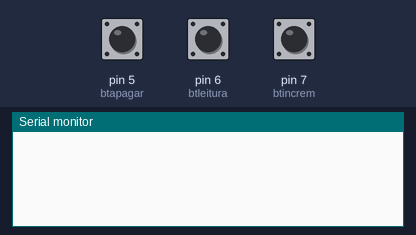
The sketch below on a simulated Arduino Uno, built with avr-gcc and run on an emulated ATmega328P. Shown: the last lines printed to the serial monitor. The test bench sets the inputs (shaded band); at power-on: pin 5 (btapagar) HIGH, pin 6 (btleitura) HIGH, pin 7 (btincrem) HIGH. EEPROM starts erased.

Above: at 2.2 s.
2.3 s: pin 5 (btapagar) pulled LOW for 0.15 s
At 2.9 s:
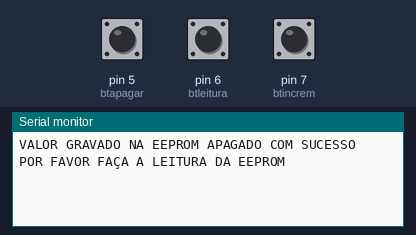
4.0 s: pin 6 (btleitura) pulled LOW for 0.15 s
At 4.9 s:
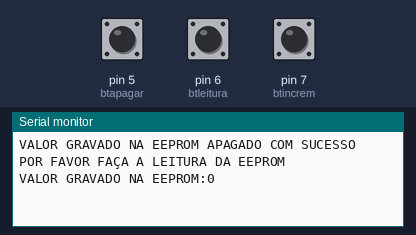
5.7 s: pin 7 (btincrem) pulled LOW for 0.15 s
At 7.1 s:
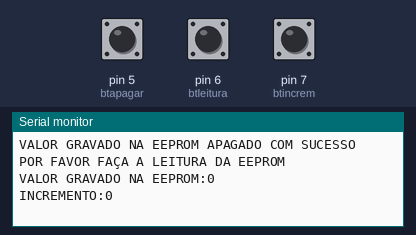
7.4 s: pin 6 (btleitura) pulled LOW for 1 s
At 9.6 s:
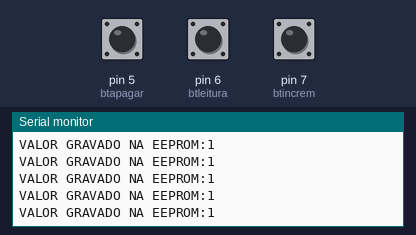
9.9 s: pin 7 (btincrem) pulled LOW for 1 s
At 11.2 s:
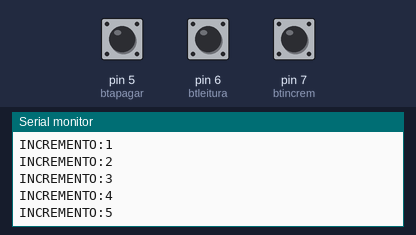
Timing chart, 0 to 12.9 s (numbered marks = the images above; inputs shaded):
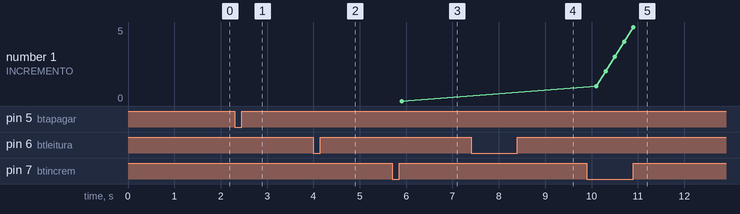

The sketch:

EEPROM_DEMO_FUNCIONAL.ino
```cpp
#include <EEPROM.h>


#define btincrem 7
#define btleitura 6
#define btapagar 5

int addr=0;


void setup() {
  // put your setup code here, to run once:
  Serial.begin(9600);


  delay(1000);


pinMode(btincrem,INPUT_PULLUP);
pinMode(btleitura,INPUT_PULLUP);
pinMode(btapagar,INPUT_PULLUP);
}

void loop() {


  if(digitalRead(btincrem)==LOW){
      addr++;
      delay(200);
       Serial.print("INCREMENTO:");
      Serial.println(EEPROM.read(0));

  }
     EEPROM.write(0, addr);

    if(digitalRead(btleitura)==LOW){
     delay(200);
        EEPROM.write(1,EEPROM.read(0));
        Serial.print("VALOR GRAVADO NA EEPROM:");
        Serial.println(EEPROM.read(1));
          Serial.println();


  }

  if(digitalRead(btapagar)==LOW){
         delay(200);
      EEPROM.write(1,0);

      Serial.println("VALOR GRAVADO NA EEPROM APAGADO COM SUCESSO");
       Serial.println("POR FAVOR FAÇA A LEITURA DA EEPROM ");
        Serial.println();


  }


}
```

Measured:
- after the input at 2.3 s, the serial monitor: prints a new line after 0.20 s (image 1)
- after the input at 4.0 s, the serial monitor: prints a new line after 0.20 s (image 2)
- after the input at 5.7 s, the serial monitor: prints a new line after 0.20 s (image 3)
- after the input at 7.4 s, the serial monitor: prints a new line after 0.20 s (image 4)
- after the input at 9.9 s, the serial monitor: prints a new line after 0.20 s (image 5)
- plotted number 1: 0 → 5 after the input at 9.9 s
